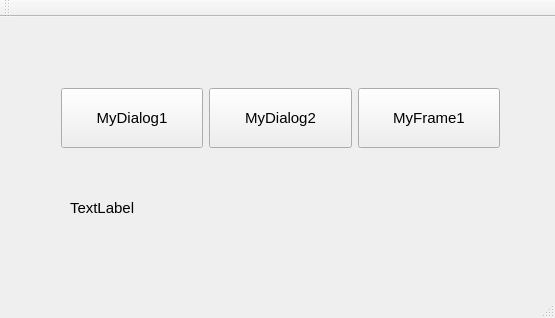
<?xml version="1.0" encoding="UTF-8"?>
<ui version="4.0">
 <class>MainWindow</class>
 <widget class="QMainWindow" name="MainWindow">
  <property name="geometry">
   <rect>
    <x>0</x>
    <y>0</y>
    <width>555</width>
    <height>318</height>
   </rect>
  </property>
  <property name="windowTitle">
   <string>MainWindow</string>
  </property>
  <widget class="QWidget" name="centralWidget">
   <widget class="QWidget" name="horizontalLayoutWidget">
    <property name="geometry">
     <rect>
      <x>50</x>
      <y>60</y>
      <width>461</width>
      <height>71</height>
     </rect>
    </property>
    <layout class="QHBoxLayout" name="horizontalLayout">
     <item>
      <widget class="QPushButton" name="pushButtonMyDialog1">
       <property name="minimumSize">
        <size>
         <width>0</width>
         <height>60</height>
        </size>
       </property>
       <property name="font">
        <font>
         <pointsize>11</pointsize>
        </font>
       </property>
       <property name="text">
        <string>MyDialog1</string>
       </property>
      </widget>
     </item>
     <item>
      <widget class="QPushButton" name="pushButtonMyDialog2">
       <property name="minimumSize">
        <size>
         <width>0</width>
         <height>60</height>
        </size>
       </property>
       <property name="font">
        <font>
         <pointsize>11</pointsize>
        </font>
       </property>
       <property name="text">
        <string>MyDialog2</string>
       </property>
      </widget>
     </item>
     <item>
      <widget class="QPushButton" name="pushButtonMyFrame1">
       <property name="minimumSize">
        <size>
         <width>0</width>
         <height>60</height>
        </size>
       </property>
       <property name="font">
        <font>
         <pointsize>11</pointsize>
        </font>
       </property>
       <property name="text">
        <string>MyFrame1</string>
       </property>
      </widget>
     </item>
    </layout>
   </widget>
   <widget class="QLabel" name="label">
    <property name="geometry">
     <rect>
      <x>70</x>
      <y>170</y>
      <width>441</width>
      <height>41</height>
     </rect>
    </property>
    <property name="font">
     <font>
      <pointsize>11</pointsize>
     </font>
    </property>
    <property name="text">
     <string>TextLabel</string>
    </property>
   </widget>
  </widget>
  <widget class="QMenuBar" name="menuBar">
   <property name="geometry">
    <rect>
     <x>0</x>
     <y>0</y>
     <width>555</width>
     <height>23</height>
    </rect>
   </property>
  </widget>
  <widget class="QToolBar" name="mainToolBar">
   <attribute name="toolBarArea">
    <enum>TopToolBarArea</enum>
   </attribute>
   <attribute name="toolBarBreak">
    <bool>false</bool>
   </attribute>
  </widget>
  <widget class="QStatusBar" name="statusBar"/>
 </widget>
 <layoutdefault spacing="6" margin="11"/>
 <resources/>
 <connections/>
</ui>
